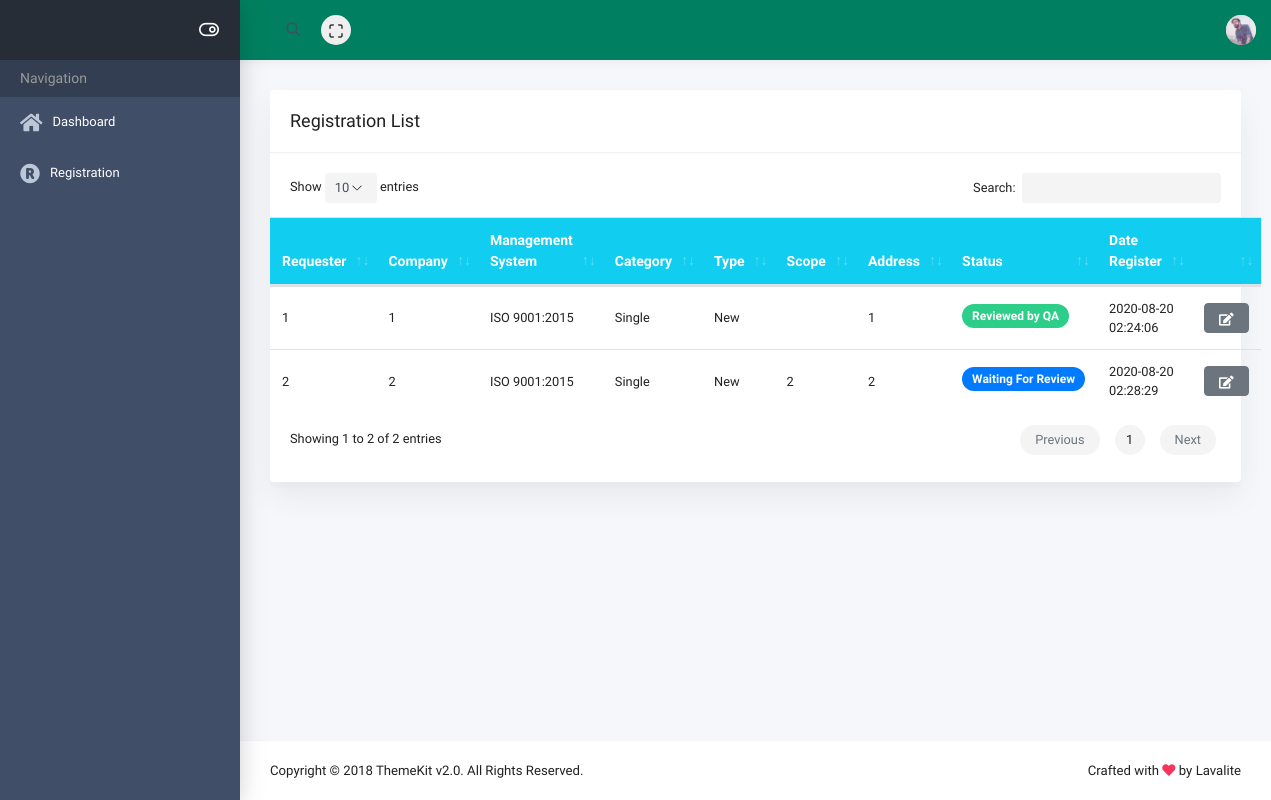
The app's page /registration/registration_list with its own data.
### tables this page shows
CREATE TABLE `certif_register` (
  `id` int(11) NOT NULL,
  `management_system` varchar(50) DEFAULT NULL,
  `type_management_system` varchar(50) DEFAULT NULL,
  `type_application` varchar(50) DEFAULT NULL,
  `standard_reference` varchar(50) DEFAULT NULL,
  `issued_by` varchar(50) DEFAULT NULL,
  `date_ready_review` varchar(50) DEFAULT NULL,
  `company_name` varchar(50) DEFAULT NULL,
  `scope_company` varchar(50) DEFAULT NULL,
  `address_site` varchar(50) DEFAULT NULL,
  `country_site` varchar(50) DEFAULT NULL,
  `state_site` varchar(50) DEFAULT NULL,
  `city_site` varchar(50) DEFAULT NULL,
  `postal_code_site` varchar(50) DEFAULT NULL,
  `management_fulltime` int(11) DEFAULT NULL,
  `management_parttime` int(11) DEFAULT NULL,
  `management_totalshift` int(11) DEFAULT NULL,
  `management_workonsite` int(11) DEFAULT NULL,
  `management_workoffsite` int(11) DEFAULT NULL,
  `administration_fulltime` int(11) DEFAULT NULL,
  `administration_parttime` int(11) DEFAULT NULL,
  `administration_totalshift` int(11) DEFAULT NULL,
  `administration_workonsite` int(11) DEFAULT NULL,
  `administration_workoffsite` int(11) DEFAULT NULL,
  `it_fulltime` int(11) DEFAULT NULL,
  `it_parttime` int(11) DEFAULT NULL,
  `it_totalshift` int(11) DEFAULT NULL,
  `it_workonsite` int(11) DEFAULT NULL,
  `it_workoffsite` int(11) DEFAULT NULL,
  `support_fulltime` int(11) DEFAULT NULL,
  `support_parttime` int(11) DEFAULT NULL,
  `support_totalshift` int(11) DEFAULT NULL,
  `support_workonsite` int(11) DEFAULT NULL,
  `support_workoffsite` int(11) DEFAULT NULL,
  `sales_fulltime` int(11) DEFAULT NULL,
  `sales_parttime` int(11) DEFAULT NULL,
  `sales_totalshift` int(11) DEFAULT NULL,
  `sales_workonsite` int(11) DEFAULT NULL,
  `sales_workoffsite` int(11) DEFAULT NULL,
  `qc_hse_fulltime` int(11) DEFAULT NULL,
  `qc_hse_parttime` int(11) DEFAULT NULL,
  `qc_hse_totalshift` int(11) DEFAULT NULL,
  `qc_hse_workonsite` int(11) DEFAULT NULL,
  `qc_hse_workoffsite` int(11) DEFAULT NULL,
  `labourers_fulltime` int(11) DEFAULT NULL,
  `labourers_parttime` int(11) DEFAULT NULL,
  `labourers_totalshift` int(11) DEFAULT NULL,
  `labourers_workonsite` int(11) DEFAULT NULL,
  `labourers_workoffsite` int(11) DEFAULT NULL,
  `helper_fulltime` int(11) DEFAULT NULL,
  `helper_parttime` int(11) DEFAULT NULL,
  `helper_totalshift` int(11) DEFAULT NULL,
  `helper_workonsite` int(11) DEFAULT NULL,
  `helper_workoffsite` int(11) DEFAULT NULL,
  `other_fulltime` int(11) DEFAULT NULL,
  `other_parttime` int(11) DEFAULT NULL,
  `other_totalshift` int(11) DEFAULT NULL,
  `other_workonsite` int(11) DEFAULT NULL,
  `other_workoffsite` int(11) DEFAULT NULL,
  `add_comment` text,
  `name` varchar(50) DEFAULT NULL,
  `title` varchar(50) DEFAULT NULL,
  `position` varchar(50) DEFAULT NULL,
  `phone` varchar(50) DEFAULT NULL,
  `email` varchar(50) DEFAULT NULL,
  `website` varchar(50) DEFAULT NULL,
  `main_language` varchar(50) DEFAULT NULL,
  `how_you_hear_us` varchar(50) DEFAULT NULL,
  `consultant_name` varchar(50) DEFAULT NULL,
  `consultant_phone` varchar(50) DEFAULT NULL,
  `consultant_email` varchar(50) DEFAULT NULL,
  `consultant_website` varchar(50) DEFAULT NULL,
  `num_audit` int(11) DEFAULT NULL,
  `day_audit` int(11) DEFAULT NULL,
  `status` int(11) NOT NULL DEFAULT '0' COMMENT '0 = Wait Review by QA; 1 = ',
  `date_created` timestamp NOT NULL DEFAULT CURRENT_TIMESTAMP,
  `status_delete` int(11) NOT NULL DEFAULT '1' COMMENT '1 = active; 0 = deleted;'
);

### application/views/index.php (called while the page is built)
<?php $this->load->view('_partial/header');?>
<?php $this->load->view('_partial/top');?>
<?php $this->load->view($subview);?>
<?php $this->load->view('_partial/footer');?>

### application/controllers/Registration.php (called while the page is built, shortened)
<?php
class Registration extends CI_Controller {
  public function __construct(){
		$this->load->model('registration_mod');
  }
  public function registration_list(){
    $data['registration_list'] 			= $this->registration_mod->register_list_db();
		$data['subview'] 			= 'registration/registration_list';
		$data['meta_title'] 	= 'Registration List';
		$this->load->view('index', $data);
	}
}

### index.php (called while the page is built, shortened)
<?php
require_once BASEPATH.'core/CodeIgniter.php';

### application/models/Registration_mod.php (called while the page is built, shortened)
<?php  if ( ! defined('BASEPATH')) exit('No direct script access allowed');
class Registration_mod extends CI_Model {
  function register_list_db($where = null, $show_all = 0){
    if($show_all != 1){
			$this->db->where('status_delete', '1');
    }
    $this->db->select('*');
    $this->db->from('certif_register');
		$query = $this->db->get();
		return $query->result_array();
  }
}

### application/views/registration/registration_list.php (the view)
<div class="main-content">
	<div class="container-fluid">
		<div class="row clearfix">
			<div class="col-md-12">
        <div class="card">
          <div class="card-header">
            <h3><?php echo $meta_title ?></h3>
          </div>
          <div class="card-body">
            <div class="row">
              <div class="col-md-12">
                <table class="table data_table">
                  <thead>
                    <tr class="bg-info">
                      <th class="text-white font-weight-bold">Requester</th>
                      <th class="text-white font-weight-bold">Company</th>
                      <th class="text-white font-weight-bold">Management System</th>
                      <th class="text-white font-weight-bold">Category</th>
                      <th class="text-white font-weight-bold">Type</th>
                      <th class="text-white font-weight-bold">Scope</th>
                      <th class="text-white font-weight-bold">Address</th>
                      <th class="text-white font-weight-bold">Status</th>
                      <th class="text-white font-weight-bold">Date Register</th>
                      <th class="text-white font-weight-bold"></th>
                    </tr>
                  </thead>
                  <tbody>
                    <?php foreach ($registration_list as $key => $value): ?>
                    <tr>
                      <td><?php echo $value['name'] ?></td>
                      <td><?php echo $value['company_name'] ?></td>
                      <td><?php echo $value['management_system'] ?></td>
                      <td><?php echo $value['type_management_system'] ?></td>
                      <td><?php echo $value['type_application'] ?></td>
                      <td><?php echo $value['scope_company'] ?></td>
                      <td><?php echo $value['address_site'] ?></td>
                      <td>
                        <?php if($value['status'] == 0): ?>
                          <span class="badge badge-pill badge-primary mb-1">Waiting For Review</span>
                        <?php else: ?>
                          <span class="badge badge-pill badge-success mb-1">Reviewed by QA</span>
                        <?php endif; ?>
                      </td>
                      <td><?php echo $value['date_created'] ?></td>
                      <td>
                        <a href="<?php echo base_url() ?>registration/registration_detail/<?php echo $value['id'] ?>" class="btn btn-secondary" title="Update"><i class="fas fa-edit m-0"></i></a>
                      </td>
                    </tr>
                    <?php endforeach; ?>
                  </tbody>
                </table>
              </div>
            </div>
          </div>
        </div>
      </div>
		</div>
	</div>
</div>

### application/views/_partial/header.php (shortened to what this page needs)
<!doctype html>
<html class="no-js" lang="en">
  <head>
    <link rel="stylesheet" href="<?php echo base_url(); ?>assets/plugins/bootstrap/dist/css/bootstrap.min.css">
    <link rel="stylesheet" href="<?php echo base_url(); ?>assets/plugins/fontawesome-free/css/all.min.css">
    <link rel="stylesheet" href="<?php echo base_url(); ?>assets/plugins/icon-kit/dist/css/iconkit.min.css">
    <link rel="stylesheet" href="<?php echo base_url(); ?>assets/plugins/ionicons/dist/css/ionicons.min.css">
    <link rel="stylesheet" href="<?php echo base_url(); ?>assets/plugins/perfect-scrollbar/css/perfect-scrollbar.css">
    <link rel="stylesheet" href="<?php echo base_url(); ?>assets/plugins/datatables.net-bs4/css/dataTables.bootstrap4.min.css">
    <link rel="stylesheet" href="<?php echo base_url(); ?>assets/plugins/jvectormap/jquery-jvectormap.css">
    <link rel="stylesheet" href="<?php echo base_url(); ?>assets/plugins/tempusdominus-bootstrap-4/build/css/tempusdominus-bootstrap-4.min.css">
    <link rel="stylesheet" href="<?php echo base_url(); ?>assets/plugins/weather-icons/css/weather-icons.min.css">
    <link rel="stylesheet" href="<?php echo base_url(); ?>assets/plugins/owl.carousel/dist/assets/owl.carousel.min.css">
    <link rel="stylesheet" href="<?php echo base_url(); ?>assets/plugins/owl.carousel/dist/assets/owl.theme.default.min.css">
    <link rel="stylesheet" href="<?php echo base_url(); ?>assets/plugins/jquery-toast-plugin/dist/jquery.toast.min.css">
    <link rel="stylesheet" href="<?php echo base_url(); ?>assets/dist/css/theme.min.css">
  </head>

### application/views/_partial/top.php (shortened to what this page needs)
<body>
	<div class="wrapper">
		<header class="header-top" style="background: #008060">
			<div class="container-fluid">
				<div class="d-flex justify-content-between">
					<div class="top-menu d-flex align-items-center">
						<div class="header-search">
							<div class="input-group">
								<input type="text" class="form-control">
								<span class="input-group-addon search-btn"><i class="ik ik-search"></i></span>
							</div>
						</div>
						<button type="button" id="navbar-fullscreen" class="nav-link"><i class="ik ik-maximize"></i></button>
					</div>
					<div class="top-menu d-flex align-items-center">
						<div class="dropdown">
							<a class="dropdown-toggle" href="#" id="userDropdown" role="button" data-toggle="dropdown" aria-haspopup="true" aria-expanded="false"><img class="avatar" src="<?php echo base_url(); ?>assets/img/user.jpg" alt=""></a>
						</div>
					</div>
				</div>
			</div>
		</header>
		<div class="page-wrap">
			<div class="app-sidebar colored">
				<div class="sidebar-header">
					<a class="header-brand" href="index.html">
					</a>
					<button type="button" class="nav-toggle"><i data-toggle="expanded" class="ik ik-toggle-right toggle-icon"></i></button>
				</div>
				<div class="sidebar-content">
					<div class="nav-container">
						<nav id="main-menu-navigation" class="navigation-main">
							<div class="nav-lavel">Navigation</div>
							<div class="nav-item">
								<a href="<?php echo base_url() ?>home"><i class="fa fa-home"></i><span>Dashboard</span></a>
							</div>
							<div class="nav-item">
								<a href="<?php echo base_url() ?>registration"><i class="fas fa-registered"></i><span>Registration</span></a>
							</div>
						</nav>
					</div>
				</div>
			</div>

### application/views/_partial/footer.php (shortened to what this page needs)
				<footer class="footer">
					<div class="w-100 clearfix">
						<span class="text-center text-sm-left d-md-inline-block">Copyright © 2018 ThemeKit v2.0. All Rights Reserved.</span>
						<span class="float-none float-sm-right mt-1 mt-sm-0 text-center">Crafted with <i class="fa fa-heart text-danger"></i> by <a href="http://lavalite.org/" class="text-dark" target="_blank">Lavalite</a></span>
					</div>
				</footer>
			</div>
		</div>
	</body>
</html>

### records on screen
certif_register: name "1", company_name "1", management_system "ISO 9001:2015", type_management_system "Single", type_application "New", address_site "1", status "Reviewed by QA", date_created "2020-08-20 02:24:06"
certif_register: name "2", company_name "2", management_system "ISO 9001:2015", type_management_system "Single", type_application "New", scope_company "2", address_site "2", status "Waiting For Review", date_created "2020-08-20 02:28:29"

### other values on screen
$meta_title "Registration List"
